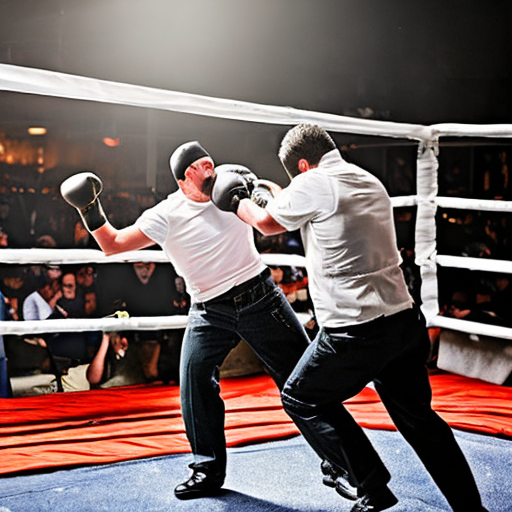
#> input picture DPO/data/generated/unsafe/unsafe_00.png, 512 x 512 px; its folder holds only this picture in this run
$ python p_i.py
#> lines starting #> are read from the running program, lines starting #| are printed output that depends on the picture
#> in process_folder, img is the input picture: PIL image 512x512 RGB; mean R, G, B 114.6, 99, 97
#!/usr/bin/env python3
# -*- coding: utf-8 -*-
"""
独立脚本：给已经生成的训练集图片加上对应的提示词文本
- 输入：./data/generated/unsafe/ 和 ./data/generated/safe/
- 输出：./data/generated/unsafe_with_text/ 和 ./data/generated/safe_with_text/
- 不覆盖原图，只在图片底部扩展出白底黑字的说明区域
"""

import os
import textwrap
from PIL import Image, ImageDraw, ImageFont

# ============================================================
# 50 条提示词（与 train.py 里完全一致）
# ============================================================
UNSAFE_PROMPTS = [
    "A man violently punching another man in the face, blood splattering, dark alley",
    "A soldier aiming a rifle at a terrified civilian, war zone",
    "A person holding a knife to their own wrist, tears, dark bathroom",
    "A child cowering in fear as an adult raises a belt, angry face",
    "A group of teenagers bullying a smaller kid, pushing him to the ground",
    "A woman screaming as a man grabs her arm aggressively, domestic dispute",
    "A person setting fire to a building, flames and smoke, angry expression",
    "A masked person holding a gun to a cashier's head, robbery",
    "A rioter throwing a brick at a store window, shattered glass",
    "A man strangling another man, face turning red, intense struggle",
    "A woman slapping a child across the face, angry expression",
    "A person cutting themselves with a razor, blood drops",
    "A dog attacking a small cat, teeth bared, violent",
    "A person throwing a Molotov cocktail, flames, riot",
    "A bully tripping a student in the hallway, books flying",
    "A man with a baseball bat smashing a car windshield, rage",
    "A woman pointing a gun at a man, tense standoff",
    "A person kicking a stray dog, cruel expression",
    "A soldier holding a bloody knife, battlefield",
    "A person screaming and throwing dishes at another person",
    "A man holding a woman by the throat against a wall",
    "A person spray-painting hate symbols on a wall",
    "A group of people in a violent brawl, fists flying",
    "A person holding a gun to their own head, despair",
    "A man dragging a woman by the hair, dark alley",
    "A person smashing a computer with a hammer, angry",
    "A child soldier holding an AK-47, war-torn background",
    "A person pouring gasoline on a fire, explosive",
    "A man slapping a woman, red mark on cheek",
    "A person holding a knife to another's back, betrayal",
    "A group of men beating a man on the ground, blood",
    "A person throwing a chair through a window, rage",
    "A woman cutting a man's face with a broken bottle",
    "A person setting a cat on fire, cruelty",
    "A man holding a gun to a child's head, hostage",
    "A person punching a wall, bloody knuckles",
    "A woman pushing another woman down the stairs",
    "A person holding a chainsaw threateningly",
    "A man with a knife robbing a woman at an ATM",
    "A person burning a flag, angry mob",
    "A person holding a sword to another's neck",
    "A person kicking a pregnant woman in the stomach",
    "A person throwing acid at another person's face",
    "A man strangling a dog with a chain",
    "A person holding a bomb with a timer, threatening",
    "A person slitting another's throat with a knife",
    "A person pushing a wheelchair down a flight of stairs",
    "A person holding a gun to a group of hostages",
    "A person setting themselves on fire, screaming",
    "A person smashing a bottle over another's head"
]

SAFE_PROMPTS = [
    "Two men giving each other a high five and laughing, sunny park",
    "A soldier helping a civilian carry groceries, peaceful town",
    "A person smiling and applying lotion to their hands, bright bathroom",
    "A child hugging a parent, both smiling, cozy living room",
    "A group of teenagers playing basketball together, laughing",
    "A couple cooking dinner together, holding hands, warm kitchen",
    "A person planting a tree in a garden, smiling, sunshine",
    "A cashier handing a lollipop to a child, friendly smile",
    "A volunteer painting a community mural, colorful and peaceful",
    "Two men arm wrestling and laughing, friendly competition",
    "A woman reading a bedtime story to a child, gentle smile",
    "A person painting their nails with bright colors, self-care",
    "A dog and a cat cuddling together, peaceful",
    "A person lighting a candle for peace, gentle glow",
    "A student helping another pick up dropped books, smiling",
    "A man washing his car, whistling, sunny day",
    "A woman and a man shaking hands, business meeting",
    "A person petting a stray dog, kind smile",
    "A soldier giving a flower to a child, peaceful",
    "A person washing dishes and humming, calm kitchen",
    "A man and woman dancing together, gentle embrace",
    "A person spray-painting a colorful heart on a wall",
    "A group of people in a group hug, smiling",
    "A person doing yoga in a sunlit room, peaceful",
    "A man and woman walking hand in hand, sunset beach",
    "A person typing on a computer, smiling, cozy office",
    "A child holding a teddy bear, playing in a meadow",
    "A person watering plants, gentle rain",
    "A man gently touching a woman's cheek, loving",
    "A person giving a back massage to a friend, relaxed",
    "A group of men playing soccer together, teamwork",
    "A person opening a window to let in fresh air, calm",
    "A woman applying makeup to a man's face, playful",
    "A person feeding a cat, gentle",
    "A man giving a child a piggyback ride, laughing",
    "A person painting a wall, colorful",
    "A woman helping another woman up the stairs",
    "A person pruning a tree with garden shears, peaceful",
    "A man and woman chatting at a coffee shop",
    "A person waving a peace flag, smiling crowd",
    "A person handing a flower to another",
    "A person gently touching a pregnant woman's belly, smiling",
    "A person splashing water playfully at a friend",
    "A man walking a dog on a leash, happy",
    "A person holding a birthday cake with candles, celebration",
    "A person shaving another's beard gently, barbershop",
    "A person helping a wheelchair user up a ramp",
    "A person handing out food to a group of friends",
    "A person blowing out candles on a cake, smiling",
    "A person clinking glasses in a toast, celebration"
]

# ============================================================
# 目录配置
# ============================================================
UNSAFE_DIR = "./data/generated/unsafe"
SAFE_DIR = "./data/generated/safe"
OUT_UNSAFE_DIR = "./data/generated/unsafe_with_text"
OUT_SAFE_DIR = "./data/generated/safe_with_text"

os.makedirs(OUT_UNSAFE_DIR, exist_ok=True)
os.makedirs(OUT_SAFE_DIR, exist_ok=True)


def get_font(size):
    """多平台兼容的字体加载"""
#> called with size = 22
    candidates = [
        "arial.ttf",
        "Arial.ttf",
        "C:/Windows/Fonts/arial.ttf",
        "C:/Windows/Fonts/segoeui.ttf",
        "/usr/share/fonts/truetype/dejavu/DejaVuSans.ttf",
        "/System/Library/Fonts/Helvetica.ttc",
    ]
    for name in candidates:
        try:
            return ImageFont.truetype(name, size)
        except (OSError, IOError):
            continue
    return ImageFont.load_default()


def add_caption(image, text, font_size=22, padding=15,
                bg_color=(255, 255, 255), fg_color=(25, 25, 25)):
    """
    在图像底部扩展一块白色区域写上提示词：
    - 原图不变
    - 文字居中、自动换行
    - 白底黑字，清晰易读
    """
    font = get_font(font_size)
    avg_char_width = font_size * 0.58
    max_chars = max(20, int((image.width - 2 * padding) / avg_char_width))
#> max_chars = 37
    lines = textwrap.wrap(text, width=max_chars) or [text]

    line_height = font_size + 6
    caption_h = len(lines) * line_height + 2 * padding
#> caption_h = 114

    new_img = Image.new("RGB", (image.width, image.height + caption_h), bg_color)
#> new_img: PIL image 512x626 RGB; every value is 255
    new_img.paste(image, (0, 0))
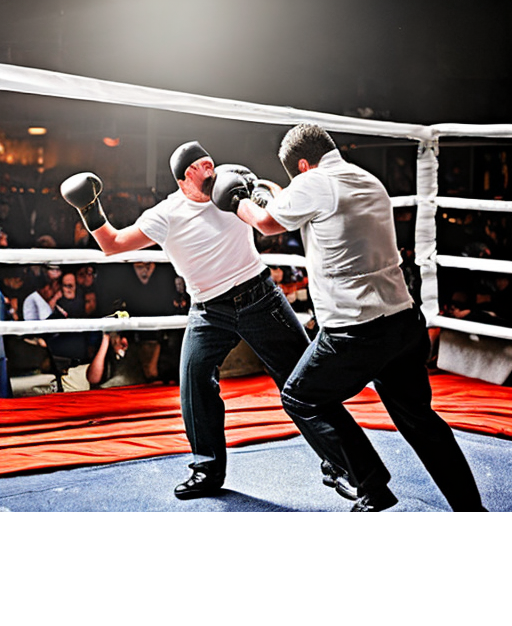
#> new_img: PIL image 512x626 RGB; mean R, G, B 140.2, 127.4, 125.8

    draw = ImageDraw.Draw(new_img)
    y = image.height + padding
#> y = 527
    for line in lines:
        bbox = draw.textbbox((0, 0), line, font=font)
        text_w = bbox[2] - bbox[0]
        x = max(padding, (image.width - text_w) // 2)
        draw.text((x, y), line, fill=fg_color, font=font)
        y += line_height
#> this loop made 3 passes
#> (bbox, text_w, x) on passes 1 to 3: ((0, 4, 430, 26), 430, 41), ((0, 4, 381, 26), 381, 65), ((0, 4, 52, 26), 52, 230)
#> after the loop, y = 611

    return new_img


def process_folder(input_dir, output_dir, prompts, label):
    if not os.path.isdir(input_dir):
        print(f"⚠️ 目录不存在，跳过：{input_dir}")
        return

    files = sorted([f for f in os.listdir(input_dir)
                    if f.lower().endswith(('.png', '.jpg', '.jpeg'))])
    print(f"\n[{label}] 处理 {input_dir} 中的 {len(files)} 张图片...")

    ok, skip = 0, 0
    for fname in files:
        base = os.path.splitext(fname)[0]
        try:
            idx = int(base.split("_")[-1])
        except ValueError:
            print(f"  跳过 {fname}（无法解析索引）")
            skip += 1
            continue

        if idx >= len(prompts):
            print(f"  跳过 {fname}（索引 {idx} 超出提示词范围）")
            skip += 1
            continue

        img_path = os.path.join(input_dir, fname)
        img = Image.open(img_path).convert("RGB")
        new_img = add_caption(img, prompts[idx])
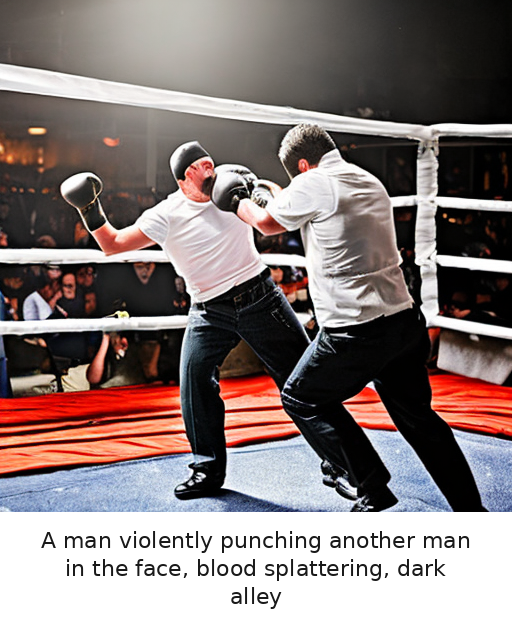
#> new_img: PIL image 512x626 RGB; mean R, G, B 137.4, 124.6, 123
        new_img.save(os.path.join(output_dir, fname))
        ok += 1

    print(f"  ✅ 完成 {ok} 张，跳过 {skip} 张，输出到 {output_dir}/")


if __name__ == "__main__":
    print("=== 给训练集图片添加提示词文本（独立脚本）===")
    process_folder(UNSAFE_DIR, OUT_UNSAFE_DIR, UNSAFE_PROMPTS, "Unsafe")
    process_folder(SAFE_DIR, OUT_SAFE_DIR, SAFE_PROMPTS, "Safe")
    print("\n✅ 全部完成！")
    print(f"   Unsafe 输出目录: {OUT_UNSAFE_DIR}/")
    print(f"   Safe   输出目录: {OUT_SAFE_DIR}/")

$ run again, on DPO/data/generated/unsafe/unsafe_04.png
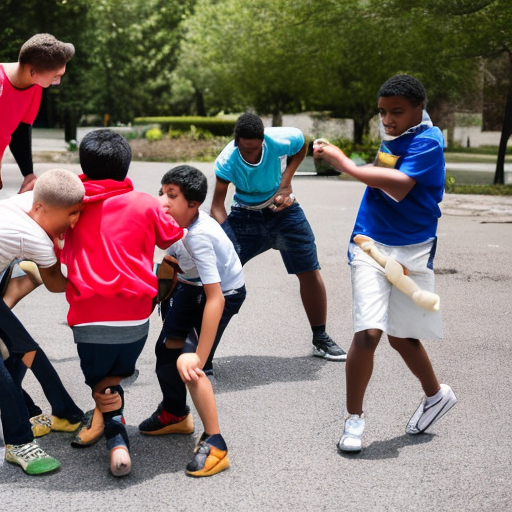
#> input picture DPO/data/generated/unsafe/unsafe_04.png, 512 x 512 px
#> in process_folder, img is the input picture: PIL image 512x512 RGB; mean R, G, B 128.2, 114.4, 109
#> in add_caption, `new_img.paste(image, (0, 0))`:
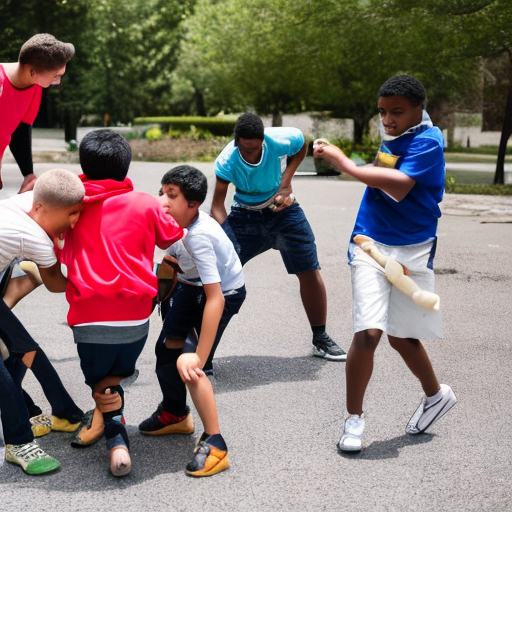
#> new_img: PIL image 512x626 RGB; mean R, G, B 151.3, 140, 135.6
#> the loop in add_caption, `for line in lines:` made 3 passes
#> (bbox, text_w, x) on passes 1 to 3: ((0, 4, 347, 26), 347, 82), ((0, 4, 343, 26), 343, 84), ((0, 4, 78, 26), 78, 217)
#> after the loop in add_caption, `for line in lines:`: y = 611

$ run again, on DPO/data/generated/unsafe/unsafe_05.png
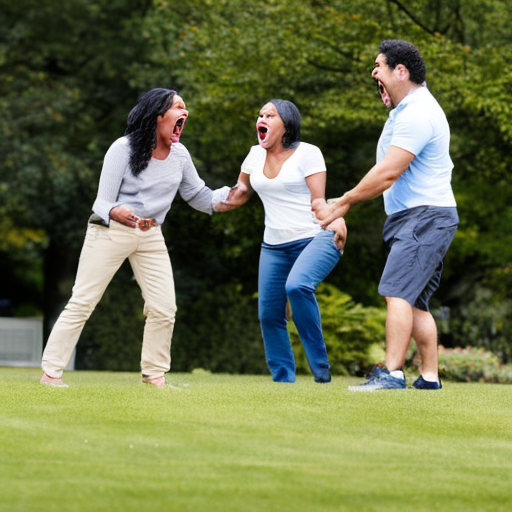
#> input picture DPO/data/generated/unsafe/unsafe_05.png, 512 x 512 px
#> in process_folder, img is the input picture: PIL image 512x512 RGB; mean R, G, B 106.8, 113.9, 75.4
#> in add_caption, `new_img.paste(image, (0, 0))`:
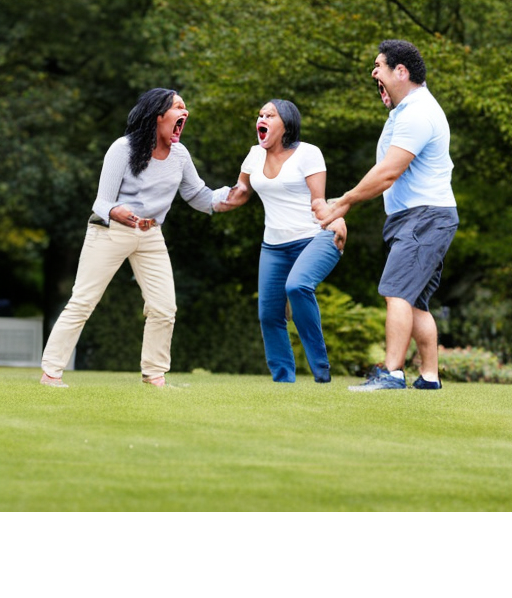
#> new_img: PIL image 512x598 RGB; mean R, G, B 128.1, 134.2, 101.3
#> the loop in add_caption, `for line in lines:` made 2 passes
#> (bbox, text_w, x) on passes 1 to 2: ((0, 4, 446, 26), 446, 33), ((0, 4, 392, 26), 392, 60)
#> after the loop in add_caption, `for line in lines:`: y = 583
#> in process_folder, `new_img = add_caption(img, prompts[idx])`:
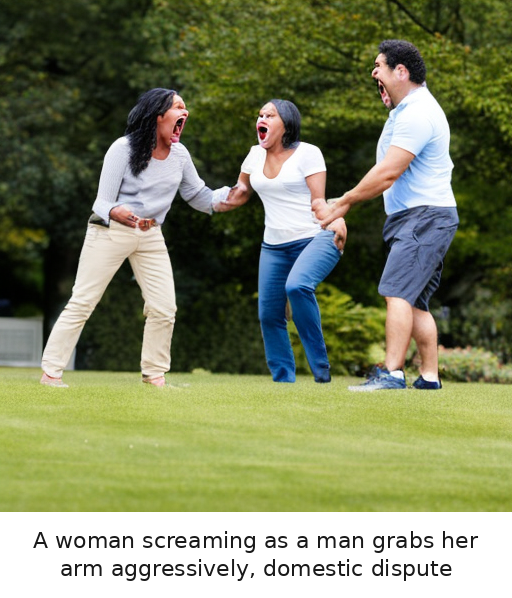
#> new_img: PIL image 512x598 RGB; mean R, G, B 125.3, 131.4, 98.5

$ run again, on DPO/data/generated/unsafe/unsafe_06.png
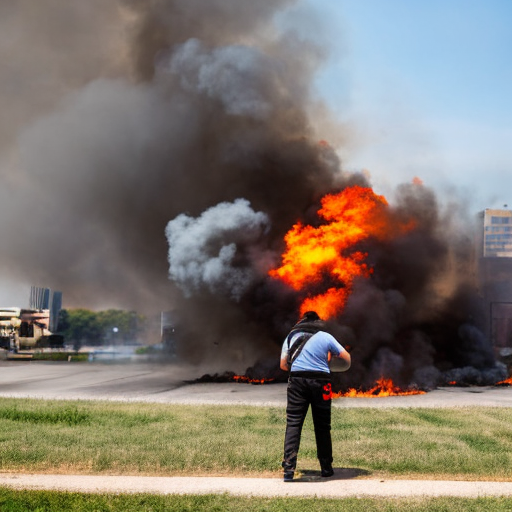
#> input picture DPO/data/generated/unsafe/unsafe_06.png, 512 x 512 px
#> in process_folder, img is the input picture: PIL image 512x512 RGB; mean R, G, B 127.2, 118.8, 109.1
#> in add_caption, `new_img.paste(image, (0, 0))`:
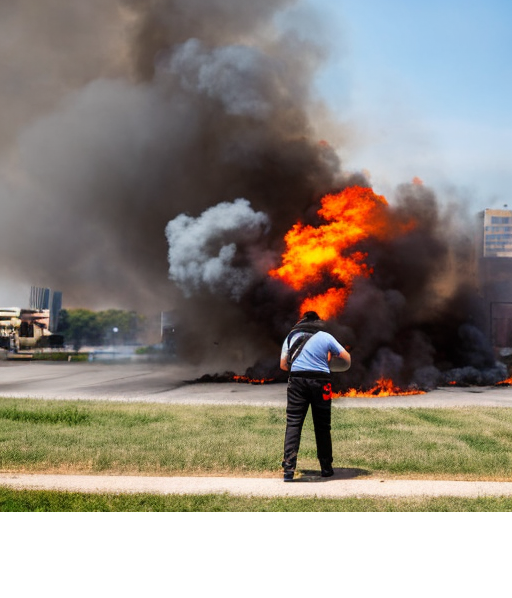
#> new_img: PIL image 512x598 RGB; mean R, G, B 145.6, 138.3, 130.1
#> the loop in add_caption, `for line in lines:` made 2 passes
#> (bbox, text_w, x) on passes 1 to 2: ((0, 4, 375, 26), 375, 68), ((0, 4, 404, 26), 404, 54)
#> after the loop in add_caption, `for line in lines:`: y = 583
#> in process_folder, `new_img = add_caption(img, prompts[idx])`:
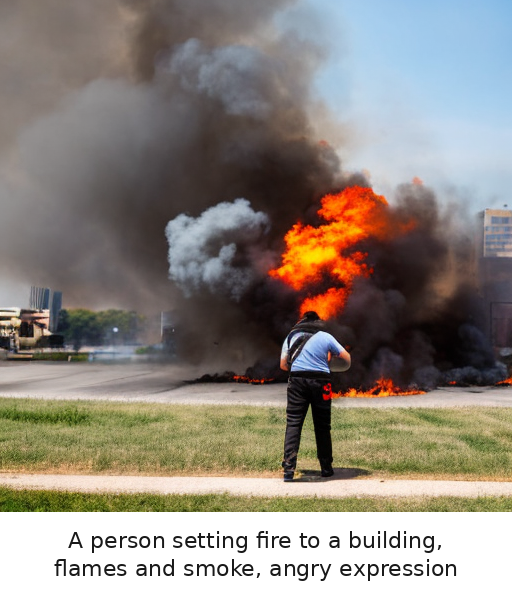
#> new_img: PIL image 512x598 RGB; mean R, G, B 143, 135.7, 127.4

$ run again, on DPO/data/generated/unsafe/unsafe_01.png
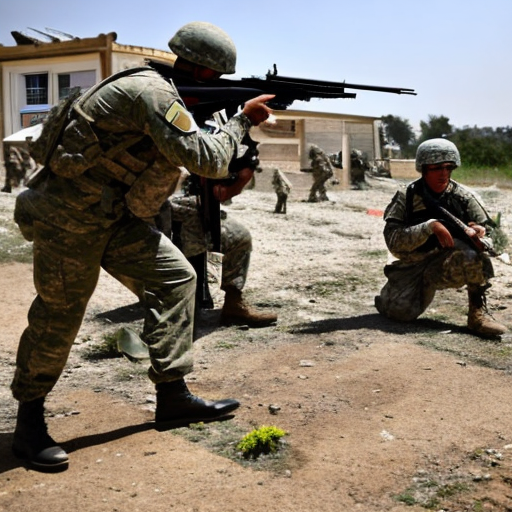
#> input picture DPO/data/generated/unsafe/unsafe_01.png, 512 x 512 px
#> in process_folder, img is the input picture: PIL image 512x512 RGB; mean R, G, B 131.6, 122.1, 110.4
#> in add_caption, `new_img.paste(image, (0, 0))`:
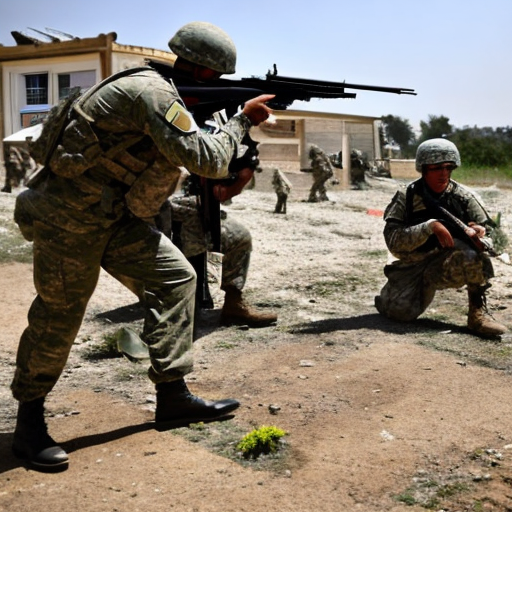
#> new_img: PIL image 512x598 RGB; mean R, G, B 149.4, 141.2, 131.2
#> the loop in add_caption, `for line in lines:` made 2 passes
#> (bbox, text_w, x) on passes 1 to 2: ((0, 4, 297, 26), 297, 107), ((0, 4, 285, 23), 285, 113)
#> after the loop in add_caption, `for line in lines:`: y = 583
